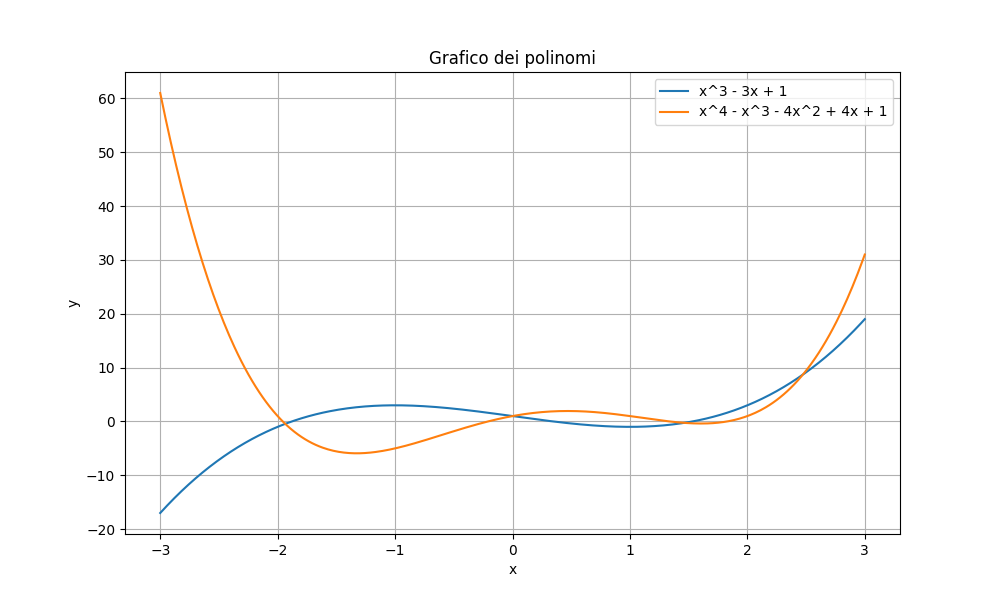

Write the Python code that produced this figure.
import numpy as np
import matplotlib.pyplot as plt

# Definire le funzioni dei polinomi
def polynomial1(x):
    return x**3 - 3*x + 1

def polynomial2(x):
    return x**4 - x**3 - 4*x**2 + 4*x + 1

# Creare array di valori x
x_values = np.linspace(-3, 3, 400)  # Genera 400 valori equidistanti da -3 a 3

# Calcolare i valori delle funzioni polinomiali per gli array di valori x
y_values1 = polynomial1(x_values)
y_values2 = polynomial2(x_values)

# Creare il grafico
plt.figure(figsize=(10, 6))

# Tracciare il grafico per il primo polinomio
plt.plot(x_values, y_values1, label='x^3 - 3x + 1')

# Tracciare il grafico per il secondo polinomio
plt.plot(x_values, y_values2, label='x^4 - x^3 - 4x^2 + 4x + 1')

# Aggiungere etichette degli assi e una legenda
plt.xlabel('x')
plt.ylabel('y')
plt.title('Grafico dei polinomi')
plt.legend()

# Mostrare il grafico
plt.grid(True)
plt.show()
